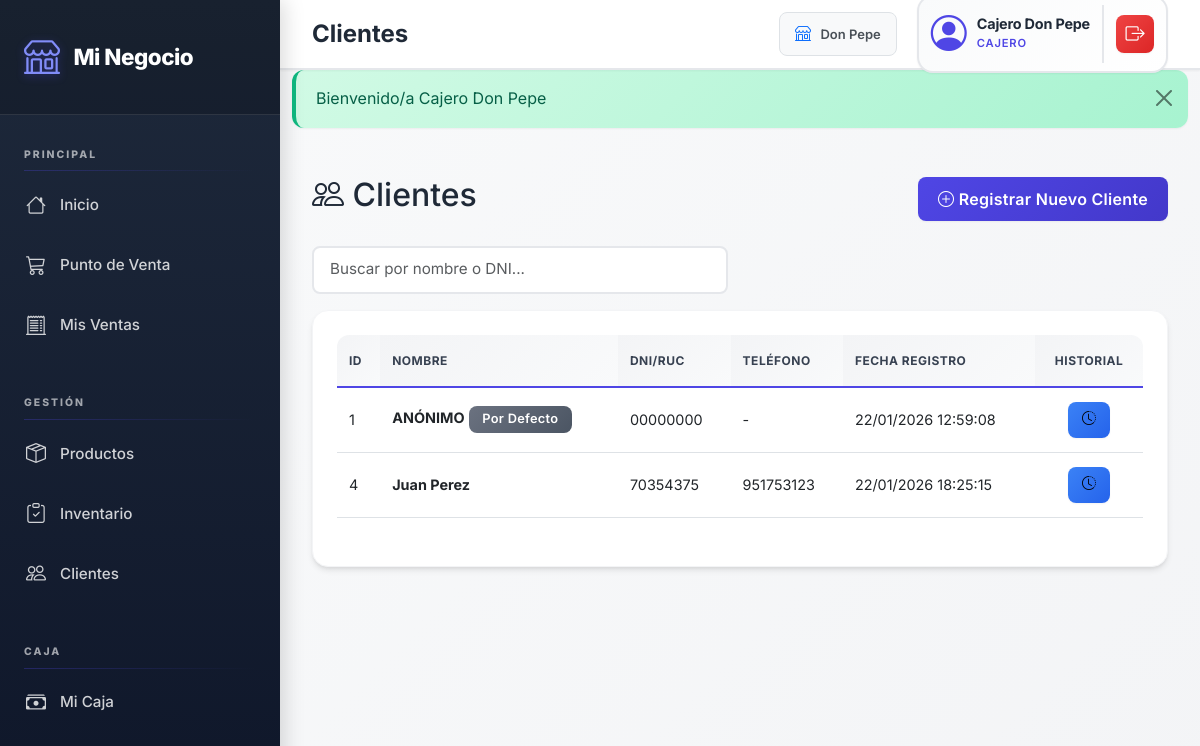
/views/cajero/clientes.php (signed in), run on the app's committed database.
### tables this page shows
CREATE TABLE `clientes` (
  `id` int(11) NOT NULL,
  `tienda_id` int(11) NOT NULL,
  `nombre` varchar(100) NOT NULL,
  `dni_ruc` varchar(11) NOT NULL,
  `telefono` varchar(20) DEFAULT NULL,
  `direccion` varchar(255) DEFAULT NULL,
  `activo` tinyint(1) NOT NULL DEFAULT 1,
  `created_at` timestamp NOT NULL DEFAULT current_timestamp(),
  `updated_at` timestamp NOT NULL DEFAULT current_timestamp() ON UPDATE current_timestamp()
);

### config/config.php (called while the page is built, shortened)
<?php
require_once BASE_PATH . '/config/tenant.php';
function formatDate($date) {
    return date('d/m/Y H:i:s', strtotime($date));
}
function e($value) {
    return htmlspecialchars((string)$value, ENT_QUOTES, 'UTF-8');
}
function getTiendaId() {
    return $_SESSION['tienda_id'] ?? null;
}

### config/tenant.php (called while the page is built, shortened)
<?php
class TenantHelper {
    public static function addTenantScope(&$sql, $tiendaId = null) {
        $tiendaId = $tiendaId ?? getTiendaId();
        if (stripos($sql, 'WHERE') !== false) {
            $sql .= " AND tienda_id = " . intval($tiendaId);
        } else {
            $sql .= " WHERE tienda_id = " . intval($tiendaId);
        }
    }
}

### views/cajero/clientes.php (the view, shortened to what this page needs)
<?php
require_once '../../config/config.php';
include '../layouts/header.php';
$db = Database::getInstance()->getConnection();
$sql = "SELECT * FROM clientes WHERE activo = TRUE";
$sql .= " ORDER BY CASE WHEN nombre = 'ANÓNIMO' THEN 0 ELSE 1 END, nombre ASC";
$stmt = $db->query($sql);
$clientes = $stmt->fetchAll();
?>
<div class="row">
    <div class="col-12">
        <div class="d-flex justify-content-between align-items-center mb-4">
            <h2><i class="bi bi-people"></i> Clientes</h2>
            <button type="button" class="btn btn-primary" data-bs-toggle="modal" data-bs-target="#modalCliente">
                <i class="bi bi-plus-circle"></i> Registrar Nuevo Cliente
            </button>
        </div>
    </div>
</div>
<div class="row mb-3">
    <div class="col-md-6">
        <input type="text" class="form-control" id="buscarCliente" placeholder="Buscar por nombre o DNI...">
    </div>
</div>
<div class="row">
    <div class="col-12">
        <div class="card">
            <div class="card-body">
                <div class="table-responsive">
                    <table class="table table-hover" id="tablaClientes">
                        <thead>
                            <tr>
                                <th>ID</th>
                                <th>Nombre</th>
                                <th>DNI/RUC</th>
                                <th>Teléfono</th>
                                <th>Fecha Registro</th>
                                <th class="text-center">Historial</th>
                            </tr>
                        </thead>
                        <tbody>
                            <?php foreach ($clientes as $cliente): ?>
                            <tr>
                                <td><?php echo e($cliente['id']); ?></td>
                                <td>
                                    <strong><?php echo e($cliente['nombre']); ?></strong>
                                    <?php if ($cliente['id'] == 1): ?>
                                        <span class="badge bg-secondary">Por Defecto</span>
                                    <?php endif; ?>
                                </td>
                                <td><?php echo e($cliente['dni_ruc']); ?></td>
                                <td><?php echo e($cliente['telefono']); ?></td>
                                <td><?php echo e(formatDate($cliente['created_at'])); ?></td>
                                <td class="text-center">
                                    <a href="<?php echo e(BASE_URL); ?>/views/admin/historial_cliente.php?id=<?php echo e($cliente['id']); ?>"
                                       class="btn btn-sm btn-info" title="Ver Historial">
                                        <i class="bi bi-clock-history"></i>
                                    </a>
                                </td>
                            </tr>
                            <?php endforeach; ?>
                        </tbody>
                    </table>
                </div>
            </div>
        </div>
    </div>
</div>
<?php
include '../layouts/footer.php';
?>

### assets/css/style.css (style rules this page uses)
:root { --primary-color: #4F46E5; --primary-dark: #4338CA; --primary-light: #818CF8; --secondary-color: #64748B; --success-color: #10B981; --danger-color: #EF4444; --warning-color: #F59E0B; --info-color: #3B82F6; --gray-50: #F9FAFB; --gray-100: #F3F4F6; --gray-200: #E5E7EB; --gray-300: #D1D5DB; --gray-600: #4B5563; --gray-700: #374151; --gray-800: #1F2937; --gray-900: #111827; --font-primary: 'Inter', -apple-system, BlinkMacSystemFont, 'Segoe UI', sans-serif; --font-mono: 'JetBrains Mono', 'Courier New', monospace; --spacing-xs: 0.25rem; --spacing-sm: 0.5rem; --spacing-md: 1rem; --spacing-lg: 1.5rem; --spacing-xl: 2rem; --radius-sm: 0.375rem; --radius-md: 0.5rem; --radius-lg: 0.75rem; --radius-xl: 1rem; --shadow-sm: 0 1px 2px 0 rgba(0, 0, 0, 0.05); --shadow-md: 0 4px 6px -1px rgba(0, 0, 0, 0.1), 0 2px 4px -1px rgba(0, 0, 0, 0.06); --shadow-lg: 0 10px 15px -3px rgba(0, 0, 0, 0.1), 0 4px 6px -2px rgba(0, 0, 0, 0.05); --shadow-xl: 0 20px 25px -5px rgba(0, 0, 0, 0.1), 0 10px 10px -5px rgba(0, 0, 0, 0.04); }
* { margin: 0; padding: 0; box-sizing: border-box; }
body { font-family: var(--font-primary); background: linear-gradient(135deg, var(--gray-50) 0%, var(--gray-100) 100%); background-attachment: fixed; color: var(--gray-800); line-height: 1.6; min-height: 100vh; overflow-x: hidden; -webkit-font-smoothing: antialiased; -moz-osx-font-smoothing: grayscale; }
.card { border: none; border-radius: var(--radius-xl); box-shadow: var(--shadow-md); transition: all 0.3s cubic-bezier(0.4, 0, 0.2, 1); background: white; overflow: hidden; border: 1px solid var(--gray-100); }
.card-body { padding: 1.5rem; }
.btn { border-radius: var(--radius-md); font-weight: 600; padding: 0.625rem 1.25rem; transition: all 0.3s ease; border: none; box-shadow: var(--shadow-sm); letter-spacing: 0.3px; }
.btn-primary { background: linear-gradient(135deg, var(--primary-color) 0%, var(--primary-dark) 100%); }
.btn-info { background: linear-gradient(135deg, #3B82F6 0%, #2563EB 100%); }
.btn-sm { padding: 0.375rem 0.875rem; font-size: 0.875rem; min-height: 36px; }
.table { font-size: 0.9rem; }
.table thead th { background: linear-gradient(135deg, var(--gray-100) 0%, var(--gray-50) 100%); border-bottom: 2px solid var(--primary-color); font-weight: 700; text-transform: uppercase; font-size: 0.75rem; color: var(--gray-700); letter-spacing: 0.5px; padding: 1rem 0.75rem; }
.table tbody tr { transition: all 0.2s ease; }
.table tbody td { padding: 0.875rem 0.75rem; vertical-align: middle; }
.table-responsive { border-radius: var(--radius-lg); overflow-x: auto; overflow-y: hidden; -webkit-overflow-scrolling: touch; }
.table-responsive > table { min-width: 600px; }
.badge { font-weight: 600; padding: 0.45rem 0.85rem; border-radius: var(--radius-md); letter-spacing: 0.3px; font-size: 0.8rem; }
.badge.bg-secondary { background: linear-gradient(135deg, #6B7280 0%, #4B5563 100%) !important; }
.form-control, .form-select { border: 2px solid var(--gray-200); border-radius: var(--radius-md); padding: 0.65rem 1rem; transition: all 0.3s ease; font-size: 0.95rem; }

### data on the page
clientes: id "1", nombre "ANÓNIMO", shows "Por Defecto", dni_ruc "00000000", telefono "-", created_at "22/01/2026 12:59:08"
clientes: id "4", nombre "Juan Perez", dni_ruc "70354375", telefono "951753123", created_at "22/01/2026 18:25:15"

### other printed values
$page_title "Clientes"
getTiendaNombre() "Don Pepe"
$_SESSION['nombre'] "Cajero Don Pepe"
$_SESSION['rol'] "CAJERO"
$flash['message'] "Bienvenido/a Cajero Don Pepe"
